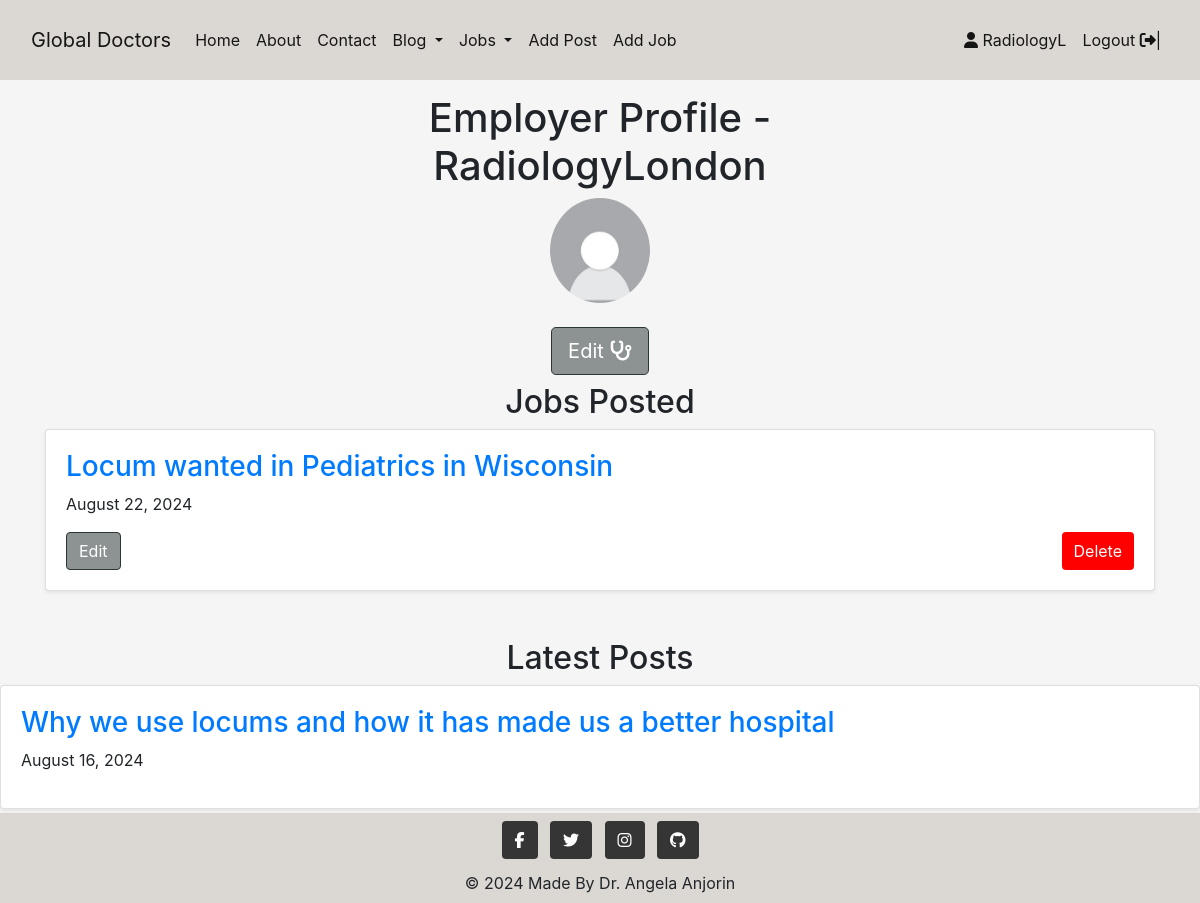
/profile/profile/employer/ (signed in), run on the app's committed database.
### profile/models.py (models this page shows, shortened)
class CustomUser(AbstractUser):
    groups = models.ManyToManyField(
        Group,
        related_name='customuser_set', blank=True,
    )
    user_permissions = models.ManyToManyField(
        Permission,
        related_name= 'customuser_set', blank=True,
    )
    pass

class Profile(models.Model):
    USER_TYPE_CHOICES = (
        ('regular', 'Regular User'),
        ('employer', 'Employer'),
    )
    user = models.OneToOneField(settings.AUTH_USER_MODEL, on_delete=models.CASCADE)
    user_type = models.CharField(max_length=20, choices=USER_TYPE_CHOICES, default='regular')
    profile_image = CloudinaryField('image', default='placeholder', blank=True)
    display_name = models.CharField(max_length=30, blank=True, null=True)
    bio = models.TextField(null=True, blank=True)

### jobs/models.py (models this page shows, shortened)
class Job(models.Model):
    title = models.CharField(max_length=200, unique=True)
    slug = models.SlugField(max_length=200, unique=True)
    author = models.ForeignKey(
    CustomUser, on_delete=models.CASCADE, related_name="job_posts")
    speciality = models.ForeignKey(Speciality, on_delete=models.PROTECT, default=4)
    location = models.CharField(max_length=100, unique=True)
    start_date = models.DateField()
    end_date = models.DateField()
    created_on = models.DateTimeField(auto_now_add=True)
    description = models.TextField()
    status = models.IntegerField(choices=STATUS, default=0)
    updated_on = models.DateTimeField(auto_now=True)
    stars = models.PositiveIntegerField(
        default=3,
        validators=[
            MinValueValidator(1),
            MaxValueValidator(5)]
    )
    class Meta:
        ordering = ["-created_on"]

### blog/models.py (models this page shows, shortened)
class Post(models.Model):
    title = models.CharField(max_length=200, unique=True)
    category = models.ForeignKey(Category, on_delete=models.PROTECT, default=4)
    slug = models.SlugField(max_length=200, unique=True)
    author = models.ForeignKey(
    CustomUser, on_delete=models.CASCADE, related_name="blog_posts")
    featured_image = CloudinaryField('image', default='placeholder')
    content = models.TextField()
    created_on = models.DateTimeField(auto_now_add=True)
    status = models.IntegerField(choices=STATUS, default=0)
    updated_on = models.DateTimeField(auto_now=True)
    likes = models.ManyToManyField(
        CustomUser, related_name='post_like', blank=True)
    class Meta:
        ordering = ["-created_on"]

### profile/views.py (the view)
# urls.py: path('profile/employer/', employer_profile, name='employer_profile'),
@login_required
def employer_profile(request):
    profile = get_object_or_404(Profile, user=request.user)
    posts = Post.objects.filter(author=request.user).order_by('-created_on')
    jobs = Job.objects.filter(author=request.user)
    context = {
        'profile':profile,
        'posts': posts,
        'jobs':jobs,
    }
    return render(request, 'profile/employer_profile.html', context)

### blog/views.py (called while the page is built)
def category_list(request):
    category_list = Category.objects.exclude(name='other')
    context = {
        "category_list": category_list,
    }
    return context

### jobs/views.py (called while the page is built)
def speciality_list(request):
    speciality_list = Speciality.objects.exclude(name='other')
    context = {
        'speciality_list': speciality_list
    }
    return context

### profile/templates/profile/employer_profile.html (shortened to what this page needs)
{% extends 'base.html' %}
{% load static %}
{% load crispy_forms_tags %}
{% block content %}
<section class="py-1 text-center container">
    <div class="row py-lg-1">
        <div class="col-lg-6 col-md-8 mx-auto">
            <h1 class="fw-light">Employer Profile - {{ profile.user.username }}</h1>
            <div class="mb-4">
                {% if profile.image.url %}
                <img class="profile-img rounded-circle" src="{{ profile.image.url }}" alt="{{ profile.user.username }}'s profile image">
                {% else %}
                <img class="profile-img rounded-circle" style="width: 100px;" src="{% static '/images/user_profile_placeholder (1).jpg' %}" alt="user_profile_placeholder">
                {% endif %}
            </div>
            <div class="text-center">
                {% if request.user == profile.user %}
                <a href="{% url 'profile_edit' profile.pk %}" class="btn btn-signup btn-lg">Edit <i class="fa fa-stethoscope"></i></a>
                {% endif %}
            </div>
        </div>
    </div>
</section>
<div class="container">
    <h2 class="text-center">Jobs Posted</h2>
    <div class="row row-cols-1 row-cols-sm-2 row-cols-md-3 g-3">
        {% for job in jobs %}
        <div class="col">
            <div class="card shadow-sm">
                <div class="card-body">
                    <a href="{% url 'job_detail' job.slug %}">
                        <h3>{{ job.title }}</h3>
                    </a>
                    <p>{{ job.created_on|date:"F d, Y" }}</p>
                    <div class="d-flex justify-content-between mt-3">
                        {%if user == job.author %}
                         <a href="{% url 'edit_job' job.id %}"><button class="btn btn-edit me_2" >Edit</button></a>
                         <button type="button" class="btn btn-delete" job_id="{{ job.id }}">Delete</button>
                        {% endif %}
                    </div>
                </div>
            </div>
        </div>
        {% empty %}
        <p>No jobs posted yet.</p>
        {% endfor %}
    </div>
</div>
    <h2 class="text-center mt-5">Latest Posts</h2>
    <div class="row row-cols-1 row-cols-sm-2 row-cols-md-3 g-3">
        {% for post in posts %}
        <div class="col">
            <div class="card shadow-sm">
                <div class="card-body">
                    <a href="{% url 'post_detail' post.slug %}">
                        <h3>{{ post.title }}</h3>
                    </a>
                    <p>{{ post.created_on|date:"F d, Y" }}</p>
                </div>
            </div>
        </div>
        {% empty %}
        <p>No posts available.</p>
        {% endfor %}
    </div>
{% endblock content %}

### templates/base.html (shortened to what this page needs)
{% load static %}
{% url 'home' as home_url %}
{% url 'about' as about_url %}
{% url 'profile' as profile_url %}
{% url 'account_login' as login_url %}
{% url 'account_signup' as signup_url %}
{% url 'account_logout' as logout_url %}
<!DOCTYPE html>
<html lang="en">
<head>
    <link rel="stylesheet" href="https://cdn.jsdelivr.net/npm/bootstrap@4.3.1/dist/css/bootstrap.min.css"
>
    <link rel="stylesheet" href="{% static 'css/style.css' %}">
</head>
<body class="d-flex flex-column min-vh-100" style="padding-top: 70px;">
    {% load static %}
   <nav class="navbar navbar-expand-md navbar-light fixed-top mb-auto" style="background-color: #dbd7d2;">
       <div class="container-fluid">
           <a class="navbar-brand" href="{% url 'home' %}">Global Doctors</a>
           <div class="collapse navbar-collapse" id="navbarSupportedContent" style="background-color: #dbd7d2">
               <ul class="navbar-nav me-auto mb-2 mb-lg-0">
                   <li class="nav-item">
                       <a class="nav-link active" aria-current="page" href="/" aria-label="Go to the home page">Home</a>
                   </li>
                   <li>
                       <a class="nav-link active" aria-current="page" href="/about" aria-label="Go to the about page">About</a>
                   </li>
                   <li class="nav-item">
                       <a class="nav-link active" href="{% url 'contact' %}" aria-label="Go to the contact page">Contact</a>
                   </li>
                   <li class="nav-item dropdown light">
                    <a class="nav-link dropdown-toggle active" href="#" id="navbarDropdownMenuLink" role="button"
                        data-bs-toggle="dropdown" aria-expanded="false">
                        Blog
                    </a>
                </li>
                    <li class="nav-item dropdown light">
                        <a class="nav-link dropdown-toggle active" href="#" id="navbarDropdownMenuLink" role="button"
                            data-bs-toggle="dropdown" aria-expanded="false">
                            Jobs
                        </a>
                    </li>
                        {% if user.is_authenticated %}
                    <li class="nav-item">
                        <a class="nav-link active" href="{% url 'add_post' %}">Add Post</a>
                    </li>
                    <li class="nav-item">
                        <a class="nav-link active" href="{% url 'add_job' %}">Add Job</a>
                    </li>
                {% endif %}
               </ul>
               {% if user.is_authenticated %}
               <ul class="ml-auto navbar-nav mb-2 mb-lg-0">
                   <li class="nav-item">
                        {% if request.user.profile.user_type == 'employer' %}
                            <a class="nav-link active" href="{% url 'employer_profile' %}">
                                <i class="fa fa-user" aria-hidden="true"></i> {{ user.username | slice:":10" }}
                            </a>
                        {% else %}
                            <a class="nav-link active" href="{% url 'regular_profile' user.profile.pk %}">
                                <i class="fa fa-user" aria-hidden="true"></i> {{ user.username | slice:":10" }}
                            </a>
                        {% endif %}
                   </li>
                   <li class="nav-item">
                       <a class="nav-link active" href="{% url 'account_logout' %}" aria-label="Go to the logout page"> Logout <i class="fa fa-sign-out" aria-hidden="true"></i>|</a>
                   </li>
               </ul>
               {% endif %}
           </div>
       </div>
   </nav>
    <main class="flex-shrink-0 main-bg mb-auto mt-3">
      {% block content %}{% endblock content %}
    </main>
    <footer class="bg-body-tertiary text-center mt-auto" style="background-color: transparent;">
      <div class="container-fluid p-1 mt-1" style="background-color: #dbd7d2;">
        <div class="mb-1">
          <a class="btn text-white btn-floating m-1" style="background-color: #363535;" href="https://facebook.com" target="_blank" role="button"><i class="fab fa-facebook-f"></i></a>
          <a class="btn text-white btn-floating m-1" style="background-color: #363535;" href="https://twitter.com" target="_blank" role="button"><i class="fab fa-twitter"></i></a>
          <a class="btn text-white btn-floating m-1" style="background-color: #363535;" href="https://instagram.com" target="_blank" role="button"><i class="fab fa-instagram"></i></a>
          <a class="btn text-white btn-floating m-1" style="background-color: #363535;" href="https://github.com" target="_blank" role="button"><i class="fab fa-github"></i></a>
        </div>
        <div class="text-center p-1">
        © 2024 Made By  Dr. Angela Anjorin
        </div>
      </div>
    </footer>
</body>
</html>

### static/css/style.css (style rules this page uses)
body { background-color: whitesmoke; }
.light { background-color: #dbd7d2; }
ul { list-style: none; }
img { width: 100%; }
button, [type="button"] { border: none; }
.navbar { width: 100%; height: 80px; background-color: #fff; z-index: 1500; position: fixed; }
.nav-link { padding: 0.5rem 0.5rem; }
.btn-delete { background-color: red; color: #fff; border-color: crimson; }
.btn-signup, .btn-edit { background-color: #8d9292; color: #fff; border-color:#2d3636; }
.text-center { text-align: center; }

### data on the page
CustomUser: username "RadiologyL"
Profile: user.username "RadiologyLondon"
Job: title "Locum wanted in Pediatrics in Wisconsin", created_on "August 22, 2024"
Post: title "Why we use locums and how it has made us a better hospital", created_on "August 16, 2024"
